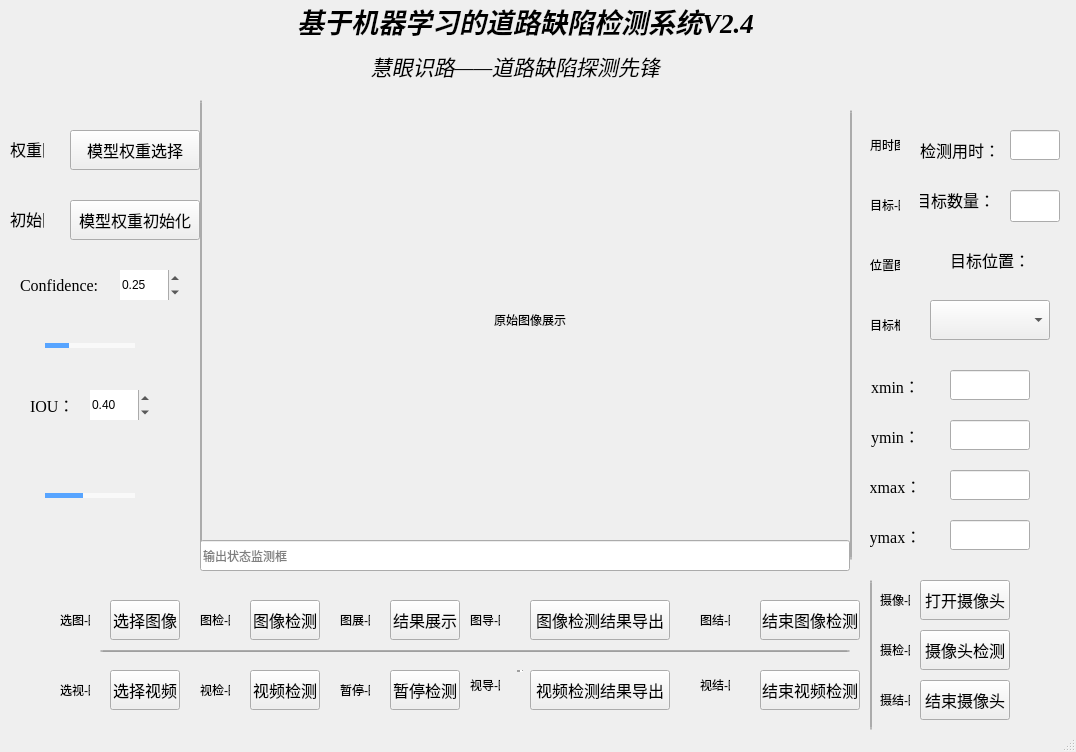
<?xml version="1.0" encoding="UTF-8"?>
<ui version="4.0">
 <class>MainWindow</class>
 <widget class="QMainWindow" name="MainWindow">
  <property name="geometry">
   <rect>
    <x>0</x>
    <y>0</y>
    <width>1076</width>
    <height>752</height>
   </rect>
  </property>
  <property name="windowTitle">
   <string>MainWindow</string>
  </property>
  <widget class="QWidget" name="centralwidget">
   <widget class="QLabel" name="input">
    <property name="geometry">
     <rect>
      <x>210</x>
      <y>80</y>
      <width>640</width>
      <height>480</height>
     </rect>
    </property>
    <property name="text">
     <string>原始图像展示</string>
    </property>
    <property name="scaledContents">
     <bool>true</bool>
    </property>
    <property name="alignment">
     <set>Qt::AlignCenter</set>
    </property>
   </widget>
   <widget class="QPushButton" name="buttton_image_select">
    <property name="geometry">
     <rect>
      <x>110</x>
      <y>600</y>
      <width>70</width>
      <height>40</height>
     </rect>
    </property>
    <property name="font">
     <font>
      <family>楷体</family>
      <pointsize>12</pointsize>
     </font>
    </property>
    <property name="text">
     <string>选择图像</string>
    </property>
   </widget>
   <widget class="QPushButton" name="buttton_video_select">
    <property name="geometry">
     <rect>
      <x>110</x>
      <y>670</y>
      <width>70</width>
      <height>40</height>
     </rect>
    </property>
    <property name="font">
     <font>
      <family>楷体</family>
      <pointsize>12</pointsize>
     </font>
    </property>
    <property name="text">
     <string>选择视频</string>
    </property>
   </widget>
   <widget class="QPushButton" name="button_weight_select">
    <property name="geometry">
     <rect>
      <x>70</x>
      <y>130</y>
      <width>130</width>
      <height>40</height>
     </rect>
    </property>
    <property name="font">
     <font>
      <family>楷体</family>
      <pointsize>12</pointsize>
     </font>
    </property>
    <property name="styleSheet">
     <string notr="true"># rgb(0, 170, 255)</string>
    </property>
    <property name="text">
     <string>模型权重选择</string>
    </property>
   </widget>
   <widget class="QPushButton" name="button_weight_init">
    <property name="geometry">
     <rect>
      <x>70</x>
      <y>200</y>
      <width>130</width>
      <height>40</height>
     </rect>
    </property>
    <property name="font">
     <font>
      <family>楷体</family>
      <pointsize>12</pointsize>
     </font>
    </property>
    <property name="text">
     <string>模型权重初始化</string>
    </property>
   </widget>
   <widget class="QPushButton" name="button_image_detect">
    <property name="geometry">
     <rect>
      <x>250</x>
      <y>600</y>
      <width>70</width>
      <height>40</height>
     </rect>
    </property>
    <property name="font">
     <font>
      <family>楷体</family>
      <pointsize>12</pointsize>
     </font>
    </property>
    <property name="text">
     <string>图像检测</string>
    </property>
   </widget>
   <widget class="QPushButton" name="button_image_show">
    <property name="geometry">
     <rect>
      <x>390</x>
      <y>600</y>
      <width>70</width>
      <height>40</height>
     </rect>
    </property>
    <property name="font">
     <font>
      <family>楷体</family>
      <pointsize>12</pointsize>
     </font>
    </property>
    <property name="text">
     <string>结果展示</string>
    </property>
   </widget>
   <widget class="QPushButton" name="button_video_detect">
    <property name="geometry">
     <rect>
      <x>250</x>
      <y>670</y>
      <width>70</width>
      <height>40</height>
     </rect>
    </property>
    <property name="font">
     <font>
      <family>楷体</family>
      <pointsize>12</pointsize>
     </font>
    </property>
    <property name="text">
     <string>视频检测</string>
    </property>
   </widget>
   <widget class="QPushButton" name="button_video_suspend">
    <property name="geometry">
     <rect>
      <x>390</x>
      <y>670</y>
      <width>70</width>
      <height>40</height>
     </rect>
    </property>
    <property name="font">
     <font>
      <family>楷体</family>
      <pointsize>12</pointsize>
     </font>
    </property>
    <property name="text">
     <string>暂停检测</string>
    </property>
   </widget>
   <widget class="QPushButton" name="button_video_stop">
    <property name="geometry">
     <rect>
      <x>760</x>
      <y>670</y>
      <width>100</width>
      <height>40</height>
     </rect>
    </property>
    <property name="font">
     <font>
      <family>楷体</family>
      <pointsize>12</pointsize>
     </font>
    </property>
    <property name="text">
     <string>结束视频检测</string>
    </property>
   </widget>
   <widget class="QPushButton" name="button_image_stop">
    <property name="geometry">
     <rect>
      <x>760</x>
      <y>600</y>
      <width>100</width>
      <height>40</height>
     </rect>
    </property>
    <property name="font">
     <font>
      <family>楷体</family>
      <pointsize>12</pointsize>
     </font>
    </property>
    <property name="text">
     <string>结束图像检测</string>
    </property>
   </widget>
   <widget class="QPushButton" name="button_image_export">
    <property name="geometry">
     <rect>
      <x>530</x>
      <y>600</y>
      <width>140</width>
      <height>40</height>
     </rect>
    </property>
    <property name="font">
     <font>
      <family>楷体</family>
      <pointsize>12</pointsize>
     </font>
    </property>
    <property name="text">
     <string>图像检测结果导出</string>
    </property>
   </widget>
   <widget class="QPushButton" name="button_video_export">
    <property name="geometry">
     <rect>
      <x>530</x>
      <y>670</y>
      <width>140</width>
      <height>40</height>
     </rect>
    </property>
    <property name="font">
     <font>
      <family>楷体</family>
      <pointsize>12</pointsize>
     </font>
    </property>
    <property name="text">
     <string>视频检测结果导出</string>
    </property>
   </widget>
   <widget class="QLabel" name="label_weight_select">
    <property name="geometry">
     <rect>
      <x>10</x>
      <y>132</y>
      <width>34</width>
      <height>34</height>
     </rect>
    </property>
    <property name="font">
     <font>
      <family>楷体</family>
      <pointsize>12</pointsize>
     </font>
    </property>
    <property name="text">
     <string>权重图</string>
    </property>
   </widget>
   <widget class="QLabel" name="label_weight_init">
    <property name="geometry">
     <rect>
      <x>10</x>
      <y>202</y>
      <width>34</width>
      <height>34</height>
     </rect>
    </property>
    <property name="font">
     <font>
      <family>楷体</family>
      <pointsize>12</pointsize>
     </font>
    </property>
    <property name="text">
     <string>初始图</string>
    </property>
   </widget>
   <widget class="QLabel" name="label_image_select">
    <property name="geometry">
     <rect>
      <x>60</x>
      <y>605</y>
      <width>30</width>
      <height>30</height>
     </rect>
    </property>
    <property name="text">
     <string>选图-图</string>
    </property>
   </widget>
   <widget class="QLabel" name="label_video_select">
    <property name="geometry">
     <rect>
      <x>60</x>
      <y>675</y>
      <width>30</width>
      <height>30</height>
     </rect>
    </property>
    <property name="text">
     <string>选视-图</string>
    </property>
   </widget>
   <widget class="QLabel" name="label_image_detect">
    <property name="geometry">
     <rect>
      <x>200</x>
      <y>605</y>
      <width>30</width>
      <height>30</height>
     </rect>
    </property>
    <property name="text">
     <string>图检-图</string>
    </property>
   </widget>
   <widget class="QLabel" name="label_video_detect">
    <property name="geometry">
     <rect>
      <x>200</x>
      <y>675</y>
      <width>30</width>
      <height>30</height>
     </rect>
    </property>
    <property name="text">
     <string>视检-图</string>
    </property>
   </widget>
   <widget class="QLabel" name="label_image_show">
    <property name="geometry">
     <rect>
      <x>340</x>
      <y>605</y>
      <width>30</width>
      <height>30</height>
     </rect>
    </property>
    <property name="text">
     <string>图展-图</string>
    </property>
   </widget>
   <widget class="QLabel" name="label_image_stop">
    <property name="geometry">
     <rect>
      <x>700</x>
      <y>605</y>
      <width>30</width>
      <height>30</height>
     </rect>
    </property>
    <property name="text">
     <string>图结-图</string>
    </property>
   </widget>
   <widget class="QLabel" name="label_image_export">
    <property name="geometry">
     <rect>
      <x>470</x>
      <y>605</y>
      <width>30</width>
      <height>30</height>
     </rect>
    </property>
    <property name="text">
     <string>图导-图</string>
    </property>
   </widget>
   <widget class="QLabel" name="label_video_suspend">
    <property name="geometry">
     <rect>
      <x>340</x>
      <y>675</y>
      <width>30</width>
      <height>30</height>
     </rect>
    </property>
    <property name="text">
     <string>暂停-图</string>
    </property>
   </widget>
   <widget class="QLabel" name="label_video_stop">
    <property name="geometry">
     <rect>
      <x>700</x>
      <y>670</y>
      <width>30</width>
      <height>30</height>
     </rect>
    </property>
    <property name="text">
     <string>视结-图</string>
    </property>
   </widget>
   <widget class="QLabel" name="label_video_export">
    <property name="geometry">
     <rect>
      <x>470</x>
      <y>670</y>
      <width>30</width>
      <height>30</height>
     </rect>
    </property>
    <property name="text">
     <string>视导-图</string>
    </property>
   </widget>
   <widget class="QLabel" name="confidence">
    <property name="geometry">
     <rect>
      <x>20</x>
      <y>270</y>
      <width>80</width>
      <height>30</height>
     </rect>
    </property>
    <property name="font">
     <font>
      <family>Times New Roman</family>
      <pointsize>12</pointsize>
     </font>
    </property>
    <property name="styleSheet">
     <string notr="true">QLabel#confidence{
	font-size:12pt;
}</string>
    </property>
    <property name="text">
     <string>Confidence:</string>
    </property>
   </widget>
   <widget class="QSlider" name="con_slider">
    <property name="geometry">
     <rect>
      <x>40</x>
      <y>330</y>
      <width>100</width>
      <height>30</height>
     </rect>
    </property>
    <property name="styleSheet">
     <string notr="true">QSlider{
	border-color: #bcbcbc;
	color:#57a4ff;
}
QSlider::groove:horizontal {
     border: 1px solid #999999;
     height: 3px;
  	 margin: 0px 0;
     left: 5px;
	right: 5px;
 }
QSlider::handle:horizontal {
     border: 0px ;
     border-image: url(:/img/img/icons/full-moon.png);
	 width:17px;
     margin: -7px -7px -7px -7px;
}
QSlider::add-page:horizontal{
background: qlineargradient(spread:pad, x1:0, y1:1, x2:0, y2:0, stop:0 #f9f9f9, stop:0.25 #f9f9f9, stop:0.5 #f9f9f9, stop:1 #f9f9f9);

}
QSlider::sub-page:horizontal{
 background: qlineargradient(spread:pad, x1:0, y1:1, x2:0, y2:0, stop:0 #57a4ff, stop:0.25 #57a4ff, stop:0.5 #57a4ff, stop:1 #57a4ff);
}</string>
    </property>
    <property name="maximum">
     <number>100</number>
    </property>
    <property name="value">
     <number>25</number>
    </property>
    <property name="orientation">
     <enum>Qt::Horizontal</enum>
    </property>
   </widget>
   <widget class="QDoubleSpinBox" name="con_number">
    <property name="geometry">
     <rect>
      <x>120</x>
      <y>270</y>
      <width>60</width>
      <height>30</height>
     </rect>
    </property>
    <property name="frame">
     <bool>false</bool>
    </property>
    <property name="keyboardTracking">
     <bool>false</bool>
    </property>
    <property name="maximum">
     <double>1.000000000000000</double>
    </property>
    <property name="singleStep">
     <double>0.010000000000000</double>
    </property>
    <property name="stepType">
     <enum>QAbstractSpinBox::DefaultStepType</enum>
    </property>
    <property name="value">
     <double>0.250000000000000</double>
    </property>
   </widget>
   <widget class="QLabel" name="confidence_2">
    <property name="geometry">
     <rect>
      <x>30</x>
      <y>390</y>
      <width>60</width>
      <height>30</height>
     </rect>
    </property>
    <property name="font">
     <font>
      <family>Times New Roman</family>
      <pointsize>12</pointsize>
     </font>
    </property>
    <property name="styleSheet">
     <string notr="true">QLabel#confidence{
	font-size:12pt;
}</string>
    </property>
    <property name="text">
     <string>IOU：</string>
    </property>
   </widget>
   <widget class="QDoubleSpinBox" name="iou_number">
    <property name="geometry">
     <rect>
      <x>90</x>
      <y>390</y>
      <width>60</width>
      <height>30</height>
     </rect>
    </property>
    <property name="frame">
     <bool>false</bool>
    </property>
    <property name="maximum">
     <double>1.000000000000000</double>
    </property>
    <property name="singleStep">
     <double>0.010000000000000</double>
    </property>
    <property name="stepType">
     <enum>QAbstractSpinBox::DefaultStepType</enum>
    </property>
    <property name="value">
     <double>0.400000000000000</double>
    </property>
   </widget>
   <widget class="QSlider" name="iou_slider">
    <property name="geometry">
     <rect>
      <x>40</x>
      <y>480</y>
      <width>100</width>
      <height>30</height>
     </rect>
    </property>
    <property name="styleSheet">
     <string notr="true">QSlider{
	border-color: #bcbcbc;
	color:#57a4ff;
}
QSlider::groove:horizontal {
     border: 1px solid #999999;
     height: 3px;
  	 margin: 0px 0;
     left: 5px;
	right: 5px;
 }
QSlider::handle:horizontal {
     border: 0px ;
     border-image: url(:/img/img/icons/full-moon.png);
	 width:17px;
     margin: -7px -7px -7px -7px;
}
QSlider::add-page:horizontal{
background: qlineargradient(spread:pad, x1:0, y1:1, x2:0, y2:0, stop:0 #f9f9f9, stop:0.25 #f9f9f9, stop:0.5 #f9f9f9, stop:1 #f9f9f9);

}
QSlider::sub-page:horizontal{
 background: qlineargradient(spread:pad, x1:0, y1:1, x2:0, y2:0, stop:0 #57a4ff, stop:0.25 #57a4ff, stop:0.5 #57a4ff, stop:1 #57a4ff);
}</string>
    </property>
    <property name="maximum">
     <number>100</number>
    </property>
    <property name="value">
     <number>40</number>
    </property>
    <property name="orientation">
     <enum>Qt::Horizontal</enum>
    </property>
   </widget>
   <widget class="QLabel" name="label">
    <property name="geometry">
     <rect>
      <x>50</x>
      <y>0</y>
      <width>951</width>
      <height>41</height>
     </rect>
    </property>
    <property name="font">
     <font>
      <family>Times New Roman</family>
      <pointsize>20</pointsize>
      <weight>75</weight>
      <italic>true</italic>
      <bold>true</bold>
     </font>
    </property>
    <property name="text">
     <string>基于机器学习的道路缺陷检测系统V2.4</string>
    </property>
    <property name="alignment">
     <set>Qt::AlignCenter</set>
    </property>
   </widget>
   <widget class="QLabel" name="label_detect_time">
    <property name="geometry">
     <rect>
      <x>870</x>
      <y>130</y>
      <width>30</width>
      <height>30</height>
     </rect>
    </property>
    <property name="text">
     <string>用时图</string>
    </property>
   </widget>
   <widget class="QLineEdit" name="lineEdit_detect_time">
    <property name="geometry">
     <rect>
      <x>1010</x>
      <y>130</y>
      <width>50</width>
      <height>30</height>
     </rect>
    </property>
    <property name="text">
     <string/>
    </property>
    <property name="readOnly">
     <bool>true</bool>
    </property>
    <property name="placeholderText">
     <string/>
    </property>
   </widget>
   <widget class="QLabel" name="label_detect_object_nums">
    <property name="geometry">
     <rect>
      <x>870</x>
      <y>190</y>
      <width>30</width>
      <height>30</height>
     </rect>
    </property>
    <property name="text">
     <string>目标-图</string>
    </property>
   </widget>
   <widget class="QLineEdit" name="lineEdit_detect_object_nums">
    <property name="geometry">
     <rect>
      <x>1010</x>
      <y>190</y>
      <width>50</width>
      <height>32</height>
     </rect>
    </property>
    <property name="text">
     <string/>
    </property>
    <property name="readOnly">
     <bool>true</bool>
    </property>
    <property name="placeholderText">
     <string/>
    </property>
   </widget>
   <widget class="QLabel" name="label_2">
    <property name="geometry">
     <rect>
      <x>920</x>
      <y>130</y>
      <width>80</width>
      <height>40</height>
     </rect>
    </property>
    <property name="font">
     <font>
      <family>楷体</family>
      <pointsize>12</pointsize>
     </font>
    </property>
    <property name="text">
     <string>检测用时：</string>
    </property>
    <property name="alignment">
     <set>Qt::AlignCenter</set>
    </property>
   </widget>
   <widget class="QLabel" name="label_3">
    <property name="geometry">
     <rect>
      <x>920</x>
      <y>180</y>
      <width>70</width>
      <height>40</height>
     </rect>
    </property>
    <property name="font">
     <font>
      <family>楷体</family>
      <pointsize>12</pointsize>
     </font>
    </property>
    <property name="text">
     <string>目标数量：</string>
    </property>
    <property name="alignment">
     <set>Qt::AlignCenter</set>
    </property>
   </widget>
   <widget class="QLabel" name="label_detect_object_pos">
    <property name="geometry">
     <rect>
      <x>870</x>
      <y>250</y>
      <width>30</width>
      <height>30</height>
     </rect>
    </property>
    <property name="text">
     <string>位置图</string>
    </property>
   </widget>
   <widget class="QLabel" name="label_4">
    <property name="geometry">
     <rect>
      <x>950</x>
      <y>240</y>
      <width>80</width>
      <height>40</height>
     </rect>
    </property>
    <property name="font">
     <font>
      <family>楷体</family>
      <pointsize>12</pointsize>
     </font>
    </property>
    <property name="text">
     <string>目标位置：</string>
    </property>
    <property name="alignment">
     <set>Qt::AlignCenter</set>
    </property>
   </widget>
   <widget class="QLabel" name="label_detect_object_all">
    <property name="geometry">
     <rect>
      <x>870</x>
      <y>310</y>
      <width>30</width>
      <height>30</height>
     </rect>
    </property>
    <property name="text">
     <string>目标框</string>
    </property>
   </widget>
   <widget class="QComboBox" name="comboBox">
    <property name="geometry">
     <rect>
      <x>930</x>
      <y>300</y>
      <width>120</width>
      <height>40</height>
     </rect>
    </property>
    <property name="placeholderText">
     <string/>
    </property>
   </widget>
   <widget class="QLabel" name="label_5">
    <property name="geometry">
     <rect>
      <x>870</x>
      <y>370</y>
      <width>51</width>
      <height>31</height>
     </rect>
    </property>
    <property name="font">
     <font>
      <family>Times New Roman</family>
      <pointsize>12</pointsize>
     </font>
    </property>
    <property name="text">
     <string>xmin：</string>
    </property>
    <property name="alignment">
     <set>Qt::AlignCenter</set>
    </property>
   </widget>
   <widget class="QLabel" name="label_6">
    <property name="geometry">
     <rect>
      <x>870</x>
      <y>470</y>
      <width>51</width>
      <height>31</height>
     </rect>
    </property>
    <property name="font">
     <font>
      <family>Times New Roman</family>
      <pointsize>12</pointsize>
     </font>
    </property>
    <property name="text">
     <string>xmax：</string>
    </property>
    <property name="alignment">
     <set>Qt::AlignCenter</set>
    </property>
   </widget>
   <widget class="QLineEdit" name="lineEdit_xmin">
    <property name="geometry">
     <rect>
      <x>950</x>
      <y>370</y>
      <width>80</width>
      <height>30</height>
     </rect>
    </property>
    <property name="text">
     <string/>
    </property>
    <property name="readOnly">
     <bool>true</bool>
    </property>
    <property name="placeholderText">
     <string/>
    </property>
   </widget>
   <widget class="QLineEdit" name="lineEdit_xmax">
    <property name="geometry">
     <rect>
      <x>950</x>
      <y>470</y>
      <width>80</width>
      <height>30</height>
     </rect>
    </property>
    <property name="text">
     <string/>
    </property>
    <property name="readOnly">
     <bool>true</bool>
    </property>
    <property name="placeholderText">
     <string/>
    </property>
   </widget>
   <widget class="QLineEdit" name="lineEdit_ymax">
    <property name="geometry">
     <rect>
      <x>950</x>
      <y>520</y>
      <width>80</width>
      <height>30</height>
     </rect>
    </property>
    <property name="text">
     <string/>
    </property>
    <property name="readOnly">
     <bool>true</bool>
    </property>
    <property name="placeholderText">
     <string/>
    </property>
   </widget>
   <widget class="QLabel" name="label_7">
    <property name="geometry">
     <rect>
      <x>870</x>
      <y>520</y>
      <width>51</width>
      <height>31</height>
     </rect>
    </property>
    <property name="font">
     <font>
      <family>Times New Roman</family>
      <pointsize>12</pointsize>
     </font>
    </property>
    <property name="text">
     <string>ymax：</string>
    </property>
    <property name="alignment">
     <set>Qt::AlignCenter</set>
    </property>
   </widget>
   <widget class="QLineEdit" name="lineEdit_ymin">
    <property name="geometry">
     <rect>
      <x>950</x>
      <y>420</y>
      <width>80</width>
      <height>30</height>
     </rect>
    </property>
    <property name="text">
     <string/>
    </property>
    <property name="readOnly">
     <bool>true</bool>
    </property>
    <property name="placeholderText">
     <string/>
    </property>
   </widget>
   <widget class="QLabel" name="label_8">
    <property name="geometry">
     <rect>
      <x>870</x>
      <y>420</y>
      <width>51</width>
      <height>31</height>
     </rect>
    </property>
    <property name="font">
     <font>
      <family>Times New Roman</family>
      <pointsize>12</pointsize>
     </font>
    </property>
    <property name="text">
     <string>ymin：</string>
    </property>
    <property name="alignment">
     <set>Qt::AlignCenter</set>
    </property>
   </widget>
   <widget class="QLabel" name="label_9">
    <property name="geometry">
     <rect>
      <x>210</x>
      <y>50</y>
      <width>611</width>
      <height>31</height>
     </rect>
    </property>
    <property name="font">
     <font>
      <family>Times New Roman</family>
      <pointsize>16</pointsize>
      <italic>true</italic>
     </font>
    </property>
    <property name="text">
     <string>慧眼识路——道路缺陷探测先锋</string>
    </property>
    <property name="alignment">
     <set>Qt::AlignCenter</set>
    </property>
   </widget>
   <widget class="QLabel" name="label_camera_select">
    <property name="geometry">
     <rect>
      <x>880</x>
      <y>585</y>
      <width>30</width>
      <height>30</height>
     </rect>
    </property>
    <property name="text">
     <string>摄像-图</string>
    </property>
   </widget>
   <widget class="QLabel" name="label_camera_detect">
    <property name="geometry">
     <rect>
      <x>880</x>
      <y>635</y>
      <width>30</width>
      <height>30</height>
     </rect>
    </property>
    <property name="text">
     <string>摄检-图</string>
    </property>
   </widget>
   <widget class="QPushButton" name="button_camera_start">
    <property name="geometry">
     <rect>
      <x>920</x>
      <y>580</y>
      <width>90</width>
      <height>40</height>
     </rect>
    </property>
    <property name="font">
     <font>
      <family>楷体</family>
      <pointsize>12</pointsize>
     </font>
    </property>
    <property name="text">
     <string>打开摄像头</string>
    </property>
   </widget>
   <widget class="QPushButton" name="button_camera_detect">
    <property name="geometry">
     <rect>
      <x>920</x>
      <y>630</y>
      <width>90</width>
      <height>40</height>
     </rect>
    </property>
    <property name="font">
     <font>
      <family>楷体</family>
      <pointsize>12</pointsize>
     </font>
    </property>
    <property name="text">
     <string>摄像头检测</string>
    </property>
   </widget>
   <widget class="QLabel" name="label_camera_stop">
    <property name="geometry">
     <rect>
      <x>880</x>
      <y>685</y>
      <width>30</width>
      <height>30</height>
     </rect>
    </property>
    <property name="text">
     <string>摄结-图</string>
    </property>
   </widget>
   <widget class="QPushButton" name="button_camera_stop">
    <property name="geometry">
     <rect>
      <x>920</x>
      <y>680</y>
      <width>90</width>
      <height>40</height>
     </rect>
    </property>
    <property name="font">
     <font>
      <family>楷体</family>
      <pointsize>12</pointsize>
     </font>
    </property>
    <property name="text">
     <string>结束摄像头</string>
    </property>
   </widget>
   <widget class="QLabel" name="label_main">
    <property name="geometry">
     <rect>
      <x>0</x>
      <y>0</y>
      <width>1071</width>
      <height>771</height>
     </rect>
    </property>
    <property name="text">
     <string/>
    </property>
   </widget>
   <widget class="QLineEdit" name="lineEdit_4">
    <property name="geometry">
     <rect>
      <x>870</x>
      <y>580</y>
      <width>2</width>
      <height>150</height>
     </rect>
    </property>
    <property name="cursor">
     <cursorShape>IBeamCursor</cursorShape>
    </property>
    <property name="alignment">
     <set>Qt::AlignLeading|Qt::AlignLeft|Qt::AlignVCenter</set>
    </property>
   </widget>
   <widget class="Line" name="line">
    <property name="geometry">
     <rect>
      <x>20</x>
      <y>670</y>
      <width>1000</width>
      <height>2</height>
     </rect>
    </property>
    <property name="font">
     <font>
      <pointsize>9</pointsize>
     </font>
    </property>
    <property name="cursor">
     <cursorShape>UpArrowCursor</cursorShape>
    </property>
    <property name="lineWidth">
     <number>3</number>
    </property>
    <property name="orientation">
     <enum>Qt::Vertical</enum>
    </property>
   </widget>
   <widget class="QLineEdit" name="lineEdit_5">
    <property name="geometry">
     <rect>
      <x>100</x>
      <y>650</y>
      <width>750</width>
      <height>2</height>
     </rect>
    </property>
    <property name="cursor">
     <cursorShape>IBeamCursor</cursorShape>
    </property>
    <property name="alignment">
     <set>Qt::AlignLeading|Qt::AlignLeft|Qt::AlignVCenter</set>
    </property>
   </widget>
   <widget class="QLineEdit" name="lineEdit_6">
    <property name="geometry">
     <rect>
      <x>200</x>
      <y>100</y>
      <width>2</width>
      <height>450</height>
     </rect>
    </property>
    <property name="cursor">
     <cursorShape>IBeamCursor</cursorShape>
    </property>
    <property name="alignment">
     <set>Qt::AlignLeading|Qt::AlignLeft|Qt::AlignVCenter</set>
    </property>
   </widget>
   <widget class="QLineEdit" name="lineEdit_7">
    <property name="geometry">
     <rect>
      <x>850</x>
      <y>110</y>
      <width>2</width>
      <height>450</height>
     </rect>
    </property>
    <property name="cursor">
     <cursorShape>IBeamCursor</cursorShape>
    </property>
    <property name="alignment">
     <set>Qt::AlignLeading|Qt::AlignLeft|Qt::AlignVCenter</set>
    </property>
   </widget>
   <widget class="QLineEdit" name="lineEdit">
    <property name="geometry">
     <rect>
      <x>200</x>
      <y>540</y>
      <width>650</width>
      <height>31</height>
     </rect>
    </property>
    <property name="text">
     <string/>
    </property>
    <property name="readOnly">
     <bool>true</bool>
    </property>
    <property name="placeholderText">
     <string>输出状态监测框</string>
    </property>
   </widget>
   <zorder>label_main</zorder>
   <zorder>input</zorder>
   <zorder>buttton_image_select</zorder>
   <zorder>buttton_video_select</zorder>
   <zorder>button_weight_select</zorder>
   <zorder>button_weight_init</zorder>
   <zorder>button_image_detect</zorder>
   <zorder>button_image_show</zorder>
   <zorder>button_video_detect</zorder>
   <zorder>button_video_suspend</zorder>
   <zorder>button_video_stop</zorder>
   <zorder>button_image_stop</zorder>
   <zorder>button_image_export</zorder>
   <zorder>button_video_export</zorder>
   <zorder>label_weight_select</zorder>
   <zorder>label_weight_init</zorder>
   <zorder>label_image_select</zorder>
   <zorder>label_video_select</zorder>
   <zorder>label_image_detect</zorder>
   <zorder>label_video_detect</zorder>
   <zorder>label_image_show</zorder>
   <zorder>label_image_stop</zorder>
   <zorder>label_image_export</zorder>
   <zorder>label_video_suspend</zorder>
   <zorder>label_video_stop</zorder>
   <zorder>label_video_export</zorder>
   <zorder>confidence</zorder>
   <zorder>con_slider</zorder>
   <zorder>con_number</zorder>
   <zorder>confidence_2</zorder>
   <zorder>iou_number</zorder>
   <zorder>iou_slider</zorder>
   <zorder>label</zorder>
   <zorder>label_detect_time</zorder>
   <zorder>lineEdit_detect_time</zorder>
   <zorder>label_detect_object_nums</zorder>
   <zorder>lineEdit_detect_object_nums</zorder>
   <zorder>label_2</zorder>
   <zorder>label_3</zorder>
   <zorder>label_detect_object_pos</zorder>
   <zorder>label_4</zorder>
   <zorder>label_detect_object_all</zorder>
   <zorder>comboBox</zorder>
   <zorder>label_5</zorder>
   <zorder>label_6</zorder>
   <zorder>lineEdit_xmin</zorder>
   <zorder>lineEdit_xmax</zorder>
   <zorder>lineEdit_ymax</zorder>
   <zorder>label_7</zorder>
   <zorder>lineEdit_ymin</zorder>
   <zorder>label_8</zorder>
   <zorder>label_9</zorder>
   <zorder>label_camera_select</zorder>
   <zorder>label_camera_detect</zorder>
   <zorder>button_camera_start</zorder>
   <zorder>button_camera_detect</zorder>
   <zorder>label_camera_stop</zorder>
   <zorder>button_camera_stop</zorder>
   <zorder>lineEdit_4</zorder>
   <zorder>line</zorder>
   <zorder>lineEdit_5</zorder>
   <zorder>lineEdit_6</zorder>
   <zorder>lineEdit_7</zorder>
   <zorder>lineEdit</zorder>
  </widget>
  <widget class="QStatusBar" name="statusbar"/>
 </widget>
 <resources>
  <include location="X:/道路/yolov8_road_voc/yolov8_road_voc/camera.qrc"/>
 </resources>
 <connections/>
</ui>
